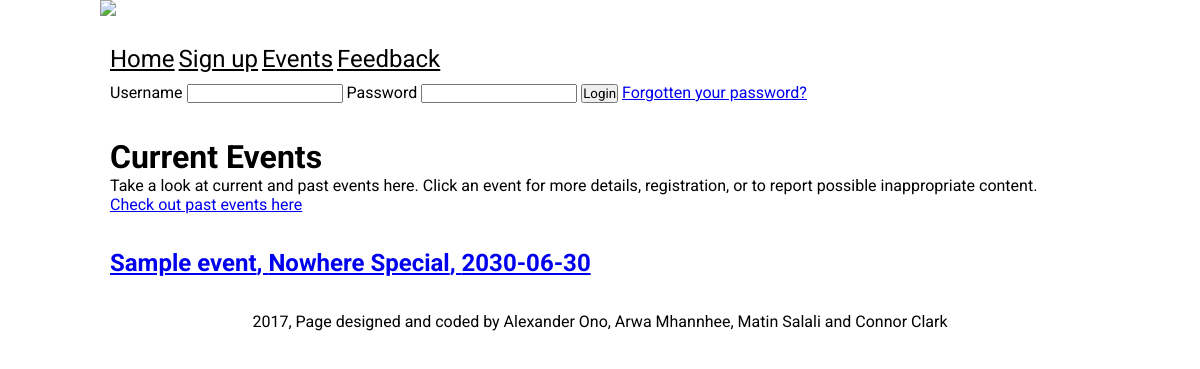
The page /currentEvents.php on the database its author committed.
### tables this page shows
CREATE TABLE `tgne_events` (
  `event_id` int(11) NOT NULL,
  `event_name` varchar(255) NOT NULL,
  `event_location` varchar(255) NOT NULL,
  `event_date` varchar(255) NOT NULL,
  `event_host` varchar(255) NOT NULL,
  `event_details` varchar(255) NOT NULL
);

### currentEvents.php (the view, shortened to what this page needs)
<?php
  include 'database_conn.php';
?>
<!DOCTYPE html>
<html>
  <head>
    <link rel="stylesheet" href="style.css">
  </head>
  <body>
  <div id="bigdamnwrapper">
    <div id="topbar">
      <img src="img\banner.png"/>
        <nav>
          <ul>
            <li>
              <a href="home.php">Home</a>
            </li>
            <li>
              <a href="signup.php">Sign up</a>
            </li>
            <li>
              <a href="currentEvents.php">Events</a>
            </li>
            <li>
              <a href="feedback.php">Feedback</a>
            </li>
          </ul>
          <?php
          if (isset($_SESSION['uName'])) {
            $username = $_SESSION['uName'];
            echo "<div><p>Logged in as: $username</p>
            <form method=\"post\" action=\"logoutProcess.php\">
            <input type=\"submit\" value=\"Logout\">
            </form></div>";
          }else{
            echo "<div><form method=\"post\" action=\"loginProcess.php\">
                  Username <input type=\"text\" name=\"username\">
                  Password <input type=\"password\" name=\"password\">
                  <input type=\"submit\" value=\"Login\"></form>
                  <a href=\"home.php\">Forgotten your password?</a></div>";
          }
          ?>
        </nav>
    </div>
    <div class="blogpost">
      <h1>Current Events</h1>
      <p>Take a look at current and past events here. Click an event for more details,
        registration, or to report possible inappropriate content.</p>
      <a href ="pastEvents.php">Check out past events here</a></br>
    </div>
      <div class="divider"></div>
        <?php
            $sql = "SELECT event_id, event_name, event_location, event_date, event_host, event_details, thumbnail_title, thumbnail_url, thumbnail_event FROM tgne_events LEFT JOIN thumbnails ON tgne_events.event_id = thumbnails.thumbnail_event ORDER BY event_date ASC";
          $queryresult = mysqli_query($conn, $sql) or die(mysqli_error($conn));
         while($row = mysqli_fetch_assoc($queryresult)){
              $date = date("Y-m-d");
          		$event_id = $row['event_id'];
          		$event_name = $row['event_name'];
          		$event_location = $row['event_location'];
              $event_date = $row['event_date'];
              $thumbnail_url = $row['thumbnail_url'];
              $thumbnail_event = $row['thumbnail_event'];
              if(strtotime($event_date) < strtotime($date)){
              }else{
                if($thumbnail_event === null){
                  echo "<div class=\"blogpost\">";
                  echo "<h2><a href = \"event.php?event_id=$event_id&current=yes\">$event_name, $event_location, $event_date</a></h2>";
                  echo "</div><div class=\"divider\"></div>";
                }else{
                  echo "<div class=\"blogpost\">";
                  echo "<img src= '" . $thumbnail_url . "'
                        width='200' height='200'/><br/>";
                  echo "<h2><a href = \"event.php?event_id=$event_id&current=yes\">$event_name, $event_location, $event_date</a></h2>";
                  echo "</div><div class=\"divider\"></div>";
                }
              }
          	}
        ?>
        <div class="footer">
          <p>2017, Page designed and coded by Alexander Ono, Arwa Mhannhee, Matin Salali
            and Connor Clark</p>
        </div>
  </body>
</html>

### style.css (style rules this page uses)
* { margin:0px; padding:0px; font-family: 'Roboto', sans-serif; }
body { display:flex; justify-content:center; background:url(img/background.jpg); background-size:cover; }
#bigdamnwrapper { width:1000px; background-color: transparent; }
#topbar div { display:block; padding-left:10px; padding-top:10px; background-color:white; }
nav { border-radius:10px; background-color: white; padding:10px 0 10px 0; color:black; margin-bottom:15px; margin-top:15px; }
nav ul { padding-left:10px; display:inline-block; }
nav div { display:inline-block; }
nav form { display:inline-block; }
nav ul li { display:inline-block; }
nav ul li a { color:black; font-size:1.5em; }
.blogpost { padding:10px 10px 10px 10px; border-radius:10px; background-color: white; }
.divider { width:100%; height:15px; background-color: transparent; }
.footer { padding:10px 0px 10px 0px; margin-bottom:10px; border-radius:10px; text-align:center; background-color: white; }

### rows shown on the page
tgne_events: event_name "Sample event", event_location "Nowhere Special", event_date "2030-06-30"
